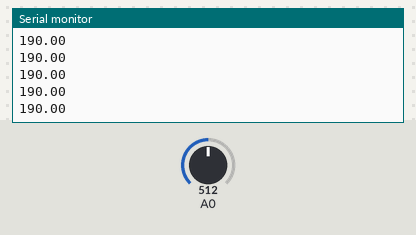
This sketch was run on a simulated Arduino Uno, built with avr-gcc and run on an emulated ATmega328P. On the bench: the last lines printed to the serial monitor. Inputs (shaded band) come from the test bench; at power-on: A0 = 512.

Above: at 1.2 s.
1.3 s: A0 set to 716
At 2.1 s:
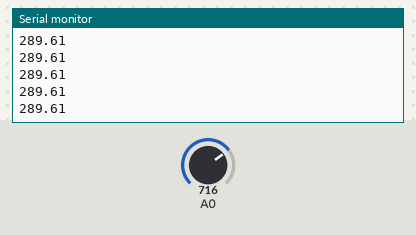
2.8 s: A0 set to 900
At 3.4 s:
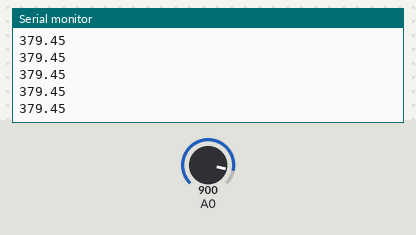
Timing chart, 0 to 5.8 s (numbered marks = the images above; inputs shaded):
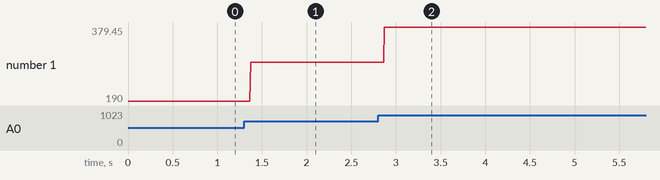

Measured:
- after the input at 1.3 s, the serial monitor: prints a new line after 0.07 s (image 1)
- after the input at 2.8 s, the serial monitor: prints a new line after 0.07 s (image 2)
- plotted number 1: 190 → 289.61 after the input at 1.3 s, 289.61 → 379.45 after the input at 2.8 s

The sketch:

enshu2-5-6.ino
```cpp
void setup() {
  Serial.begin(9600); //転送レート9600に設定
}

void loop() {
  int sensorValue = analogRead(A0);//A0ピンのAD変換結果を取得する.
  float vo = sensorValue*(5.0/1024.0);
  float Temp = (vo*1000.0 - 600.0)/10.0; //電圧を温度に変換
  Serial.println(Temp); //温度を表示
}
```
